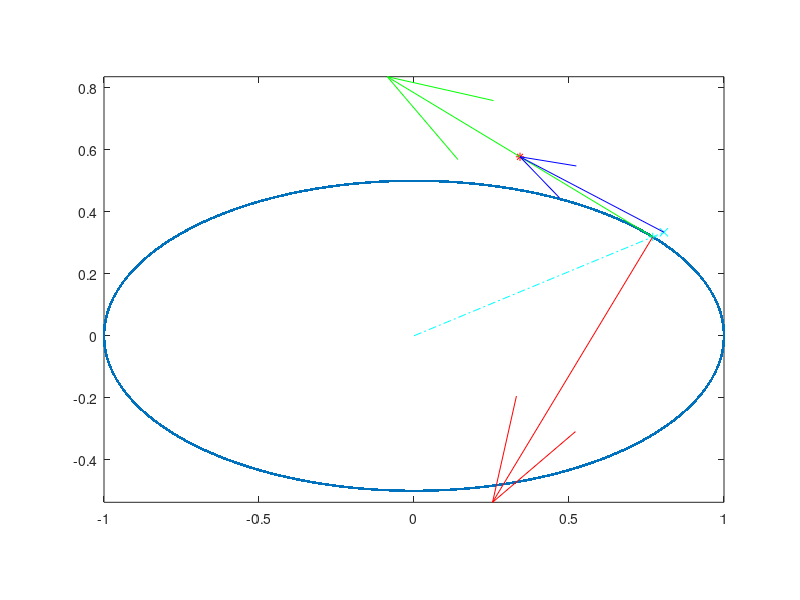

MATLAB code to generate this figure:
clear
close all

% define angles
phi = linspace(0,2*pi,1e4 + 1);
phi(end) = [];

% ellipse's half axes
Rx = 1;
Ry = 0.5;

% angle of points on ellipse
phi0 = pi/6;

% distance of the trap from the point on the ellpse. This influences the
% magnitude of the force applied, and is in general a function of the angle
epsilon = 0.5; 

% bead's intended trajectory
Bx = Rx.*cos(phi0);
By = Ry.*sin(phi0);

% trap position with small angles approximation
phi1 = epsilon .* sqrt( Bx^2 + By^2 );
Tx = Rx.*cos(phi1);
Ty = Ry.*sin(phi1);




%% How BeadsTraps.cpp works:

% bead's position
x = Rx.*cos(phi(1000)) + 0.2*rand(1)-0.1;
y = Ry.*sin(phi(1000)) + 0.2*rand(1)-0.1;

% bead's position on the ellipse
theta0 = atan2(y/Ry, x/Rx); % Phase of the bead on the cycle (this is not an actual angle, but theta for the ellipse parametrization)
x0 = Rx*cos(theta0);
y0 = Ry*sin(theta0);

% distance of (x0,y0) from centre of ellipse
norm = sqrt(Rx*Rx*sin(theta0)*sin(theta0) + Ry*Ry*cos(theta0)*cos(theta0)); %"radius"

% tangent versor
tx = -Rx*sin(theta0)/norm; %from derivative of trajectory
ty = Ry*cos(theta0)/norm;

% trap position, epsilon away 
xtrap = x0 + epsilon * tx;
ytrap = y0 + epsilon * ty;

% plot
figure;
hold on
box on;
plot(Rx.*cos(phi), Ry.*sin(phi),'.');   % trajectory
% plot(Bx, By, '.r');
% plot(Tx, Ty, '.g');
axis image
plot(x,y,'cx');                         % bead's position
plot([0,x],[0,y],'c-.')                 % vector to centre
plot(x0,y0,'c+');                       % corresponding point on ellipse
plot(xtrap, ytrap, 'r*');               % trap's position
quiver(x0,y0,tx,ty,'g', 'AutoScale','off');     % tangent versor



%% How BeadsSolving.cpp works:

% x,y still bead's position, and xtrap, ytrap trap position
% same norm definition
% same tx,ty definition

% normal versor (also works with altternative definition ie swapping signs)
nx = -ty;
ny = tx;

% Vector bead-trap in t,n coordinates
xe = tx*(x-xtrap) + ty*(y-ytrap);
ye = nx*(x-xtrap) + ny*(y-ytrap);

% stiffness
kt = 0.5;
kn = 0.5;
alpha = 2;
beta = 2;

% Force in the (t, n) coordinates
% the alpha and beta in front of everything come from the potential being defined as V = k*x^alpha, so then force is F = -alpha*k*x^(alpha-1)
ForceT = - beta  * kt * xe * abs(xe)^(beta -2);
ForceN = - alpha * kn * ye * abs(ye)^(alpha-2);

% And force in the (x, y) coordinates
% signs seem to check out despite n being defined the opposite way of what I would have done
ForceX = ForceT*tx + ForceN*nx;
ForceY = ForceT*ty + ForceN*ny;

% plot
quiver(x0,y0,nx,ny,'r', 'AutoScale','off');     % tangent versor
quiver(x,y,ForceX, ForceY, 'b', 'AutoScale','off'); 
        
        
        